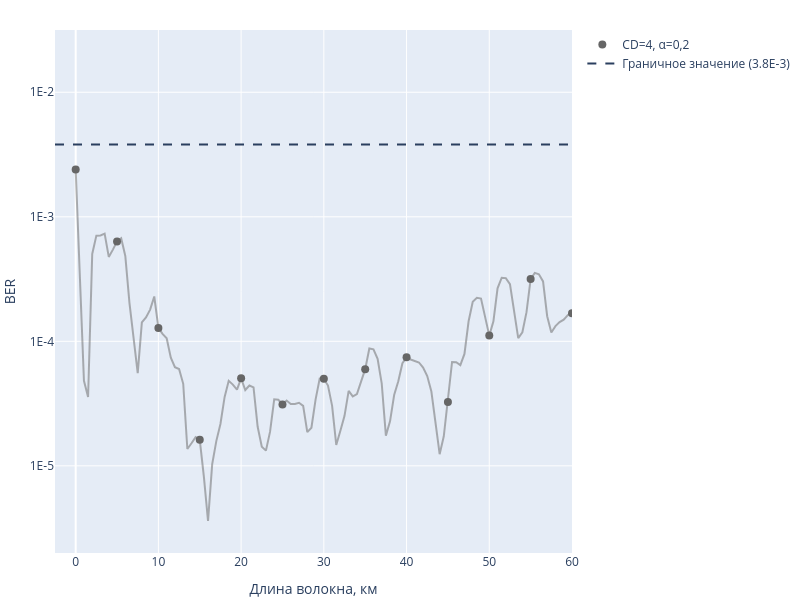

This figure's notebook cell:
### Code cell
figure_rx15 = go.Figure(layout=go.Layout(
    xaxis={"title": "Длина волокна, км"},
    yaxis={
        "title": "BER",
        "type": "log",
        "tickmode": "array",
        "tickvals": [1e-8, 1e-7, 1e-6, 1e-5, 1e-4, 1e-3, 1e-2, 1e-1, 1.0],
        "ticktext": ["1E-8", "1E-7", "1E-6", "1E-5", "1E-4", "1E-3", "1E-2", "1E-1", "1E0"]
    }
))

markers = ["circle", "square", "diamond", "cross", "x"]
colors = ["#666", "rgb(250, 0, 0)", "rgb(20, 180, 20)", "rgb(70, 70, 230)", "rgb(250, 100, 0)"]

for marker, color, (name, ber_result) in zip(markers, colors, ber_results_rx15.items()):
    smoothed = tf.math.reduce_mean(tf.signal.frame(ber_result["ber"], 4, 1, pad_end=True, pad_value=ber_result["ber"][-1]), axis=-1)

    figure_rx15.add_trace(
        go.Scatter(
            x=ber_result["length"][::1],
            y=smoothed[::1],
            name=name,
            mode="lines",
            marker=dict(size=8, symbol=marker),
            line={"color": color},
            opacity=0.5,
            showlegend=False
        )
    )

    figure_rx15.add_trace(
        go.Scatter(
            x=ber_result["length"][::10],
            y=smoothed[::10],
            name=name,
            mode="markers",
            marker=dict(size=8, symbol=marker),
            line={"color": color}
        )
    )

figure_rx15.add_hline(3.8e-3, line_dash="dash", name="Граничное значение (3.8E-3)", showlegend=True)
figure_rx15.update_layout(
    autosize=True,
    height=600,
    width=800,
    margin=dict(t=30, b=30, l=10, r=5),
    xaxis_range=[-2.5, 60.0],
    yaxis_range=[-5.7, -1.5]
)

figure_rx15.show()

### Figure 1 — Plotly figure (JSON) as saved in the notebook; plotly's stock layout.template omitted (floating-point values rounded to 4 significant figures)
{"data": [{"line": {"color": "#666"}, "marker": {"size": 8, "symbol": "circle"}, "mode": "lines", "name": "CD=4, α=0,2", "opacity": 0.5, "showlegend": false, "type": "scatter", "x": [0, 0.5, 1, 1.5, 2, 2.5, 3, 3.5, 4, 4.5, 5, 5.5, 6, 6.5, 7, 7.5, 8, 8.5, 9, 9.5, 10, 10.5, 11, 11.5, 12, 12.5, 13, 13.5, 14, 14.5, 15, 15.5, 16, 16.5, 17, 17.5, 18, 18.5, 19, 19.5, 20, 20.5, 21, 21.5, 22, 22.5, 23, 23.5, 24, 24.5, 25, 25.5, 26, 26.5, 27, 27.5, 28, 28.5, 29, 29.5, 30, 30.5, 31, 31.5, 32, 32.5, 33, 33.5, 34, 34.5, 35, 35.5, 36, 36.5, 37, 37.5, 38, 38.5, 39, 39.5, 40, 40.5, 41, 41.5, 42, 42.5, 43, 43.5, 44, 44.5, 45, 45.5, 46, 46.5, 47, 47.5, 48, 48.5, 49, 49.5, 50, 50.5, 51, 51.5, 52, 52.5, 53, 53.5, 54, 54.5, 55, 55.5, 56, 56.5, 57, 57.5, 58, 58.5, 59, 59.5, 60], "y": [0.002395, 0.000358, 4.824e-05, 3.576e-05, 0.0005026, 0.0007056, 0.0007081, 0.0007322, 0.000476, 0.0005449, 0.0006346, 0.0006727, 0.000485, 0.0002038, 0.0001054, 5.548e-05, 0.0001418, 0.0001555, 0.0001797, 0.000229, 0.0001282, 0.0001146, 0.0001059, 7.384e-05, 6.193e-05, 5.987e-05, 4.557e-05, 1.365e-05, 1.517e-05, 1.7e-05, 1.617e-05, 8.166e-06, 3.606e-06, 1.027e-05, 1.58e-05, 2.168e-05, 3.557e-05, 4.819e-05, 4.488e-05, 4.089e-05, 5.04e-05, 4.062e-05, 4.418e-05, 4.265e-05, 2.059e-05, 1.426e-05, 1.325e-05, 1.881e-05, 3.424e-05, 3.39e-05, 3.107e-05, 3.348e-05, 3.143e-05, 3.135e-05, 3.208e-05, 3.028e-05, 1.864e-05, 2.022e-05, 3.405e-05, 5.014e-05, 4.995e-05, 4.411e-05, 3.028e-05, 1.472e-05, 1.912e-05, 2.523e-05, 4.005e-05, 3.611e-05, 3.766e-05, 4.733e-05, 5.972e-05, 8.76e-05, 8.619e-05, 7.242e-05, 4.569e-05, 1.748e-05, 2.275e-05, 3.703e-05, 4.776e-05, 6.664e-05, 7.439e-05, 7.15e-05, 6.999e-05, 6.761e-05, 6.162e-05, 5.268e-05, 3.952e-05, 2.117e-05, 1.24e-05, 1.729e-05, 3.259e-05, 6.823e-05, 6.789e-05, 6.439e-05, 7.918e-05, 0.0001449, 0.0002074, 0.0002232, 0.0002201, 0.0001583, 0.0001111, 0.0001448, 0.0002666, 0.0003242, 0.0003216, 0.0002874, 0.0001726, 0.0001061, 0.0001181, 0.0001714, 0.0003163, 0.0003548, 0.0003457, 0.0003029, 0.0001591, 0.0001177, 0.0001325, 0.0001426, 0.0001494, 0.0001623, 0.0001683]}, {"line": {"color": "#666"}, "marker": {"size": 8, "symbol": "circle"}, "mode": "markers", "name": "CD=4, α=0,2", "type": "scatter", "x": [0, 5, 10, 15, 20, 25, 30, 35, 40, 45, 50, 55, 60], "y": [0.002395, 0.0006346, 0.0001282, 1.617e-05, 5.04e-05, 3.107e-05, 4.995e-05, 5.972e-05, 7.439e-05, 3.259e-05, 0.0001111, 0.0003163, 0.0001683]}], "layout": {"autosize": true, "height": 600, "margin": {"b": 30, "l": 10, "r": 5, "t": 30}, "shapes": [{"line": {"dash": "dash"}, "name": "Граничное значение (3.8E-3)", "showlegend": true, "type": "line", "x0": 0, "x1": 1, "xref": "x domain", "y0": 0.0038, "y1": 0.0038, "yref": "y"}], "width": 800, "xaxis": {"range": [-2.5, 60], "title": {"text": "Длина волокна, км"}, "type": "linear"}, "yaxis": {"range": [-5.7, -1.5], "tickmode": "array", "ticktext": ["1E-8", "1E-7", "1E-6", "1E-5", "1E-4", "1E-3", "1E-2", "1E-1", "1E0"], "tickvals": [1e-08, 1e-07, 1e-06, 1e-05, 0.0001, 0.001, 0.01, 0.1, 1], "title": {"text": "BER"}, "type": "log"}}}
